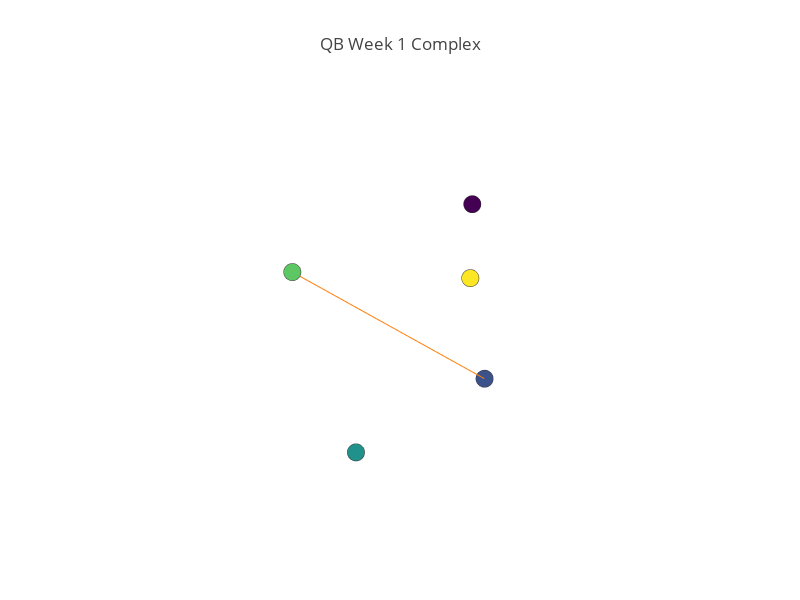

The code cell stored with this chart in its notebook:
### Code cell
qb_wk1_complex = cmapper.build_complex(20)

fig = visualize_complex(qb_wk1_complex, 'QB Week 1 Complex')
iplot(fig, filename='qb_wk1_complex')

### Figure 1 — Plotly figure (JSON) as saved in the notebook; plotly's stock layout.template omitted (floating-point values rounded to 4 significant figures)
{"data": [{"hoverinfo": "text", "marker": {"color": [0, 1, 2, 3, 4], "colorscale": "Viridis", "line": {"color": "rgb(50,50,50)", "width": 0.5}, "size": 6, "symbol": "circle"}, "mode": "markers", "name": "Vertices", "text": ["0", "1", "2", "3", "4"], "type": "scatter3d", "uid": "f65a9050-ac96-11e8-acf6-65ad3d48b532", "x": [0.2763, 0.4323, 1.285, 0.9966, 0.9741], "y": [-2.458, -2.17, -2.177, -2.937, -1.926], "z": [-0.08208, -0.8991, -0.7385, -0.3503, 0.04678]}, {"mode": "lines", "name": "Edges", "type": "scatter3d", "uid": "f65a91e0-ac96-11e8-acf6-65ad3d48b532", "x": [0.4323, 0.9966, null], "y": [-2.17, -2.937, null], "z": [-0.8991, -0.3503, null]}], "layout": {"height": 600, "margin": {"t": 100}, "scene": {"xaxis": {"showbackground": false, "showgrid": false, "showline": false, "showticklabels": false, "title": "", "zeroline": false}, "yaxis": {"showbackground": false, "showgrid": false, "showline": false, "showticklabels": false, "title": "", "zeroline": false}, "zaxis": {"showbackground": false, "showgrid": false, "showline": false, "showticklabels": false, "title": "", "zeroline": false}}, "showlegend": false, "title": "QB Week 1 Complex", "width": 800}}
